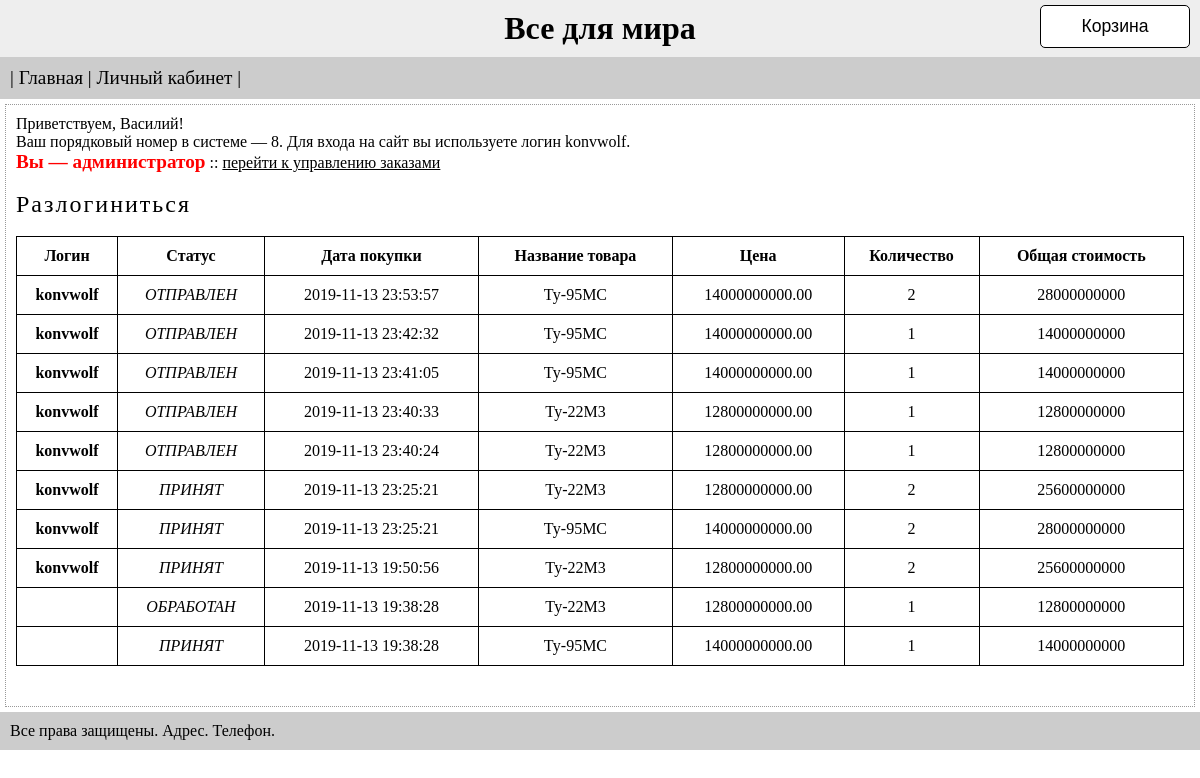
The app's page /index.php?c=users&user=konvwolf (signed in) with its own data.
### tables this page shows
CREATE TABLE `user_carts` (
  `id` int(11) NOT NULL,
  `shopping_date` timestamp NULL DEFAULT CURRENT_TIMESTAMP,
  `login` varchar(64) DEFAULT NULL,
  `prod_name` varchar(255) DEFAULT NULL,
  `prod_id` int(20) DEFAULT NULL,
  `quantity` int(10) DEFAULT NULL,
  `status` int(1) NOT NULL DEFAULT '0'
);

CREATE TABLE `products_desc` (
  `id` bigint(20) UNSIGNED NOT NULL,
  `prod_brand` varchar(255) DEFAULT NULL,
  `prod_name` varchar(255) DEFAULT NULL,
  `prod_desc` text,
  `prod_price` decimal(20,2) DEFAULT NULL,
  `prod_hurl` varchar(255) DEFAULT NULL
);

### c/C_User.php (called while the page is built, shortened)
<?php
class C_User extends C_Base
{
	function action_index() {
		if ($this->IsGet() && $_GET['user'] === $_SESSION['registered']) {
			$registered = true;
			if(isset($_SESSION['admin']) && $_SESSION['admin'] === true){
				$queryUser = DB::selectDB('SELECT id, login, name FROM '.USERS.' WHERE login = \''.$_GET['user'].'\'');
				$queryGoods = DB::selectDB('SELECT c.shopping_date, c.login, c.prod_name, c.quantity, c.prod_id, c.status, p.prod_price
												FROM '.CART.' as c
												LEFT JOIN '.PRODUCTS.' p ON c.prod_id = p.id
												ORDER BY c.shopping_date DESC, c.login
												LIMIT 10');
				$this->content = $this->Template('v/v_user.php', [
																	'registered'	=>	$registered,
																	'userName'      =>  $queryUser[0]['name'],
																	'userId'        =>  $queryUser[0]['id'],
																	'userLogin'		=> 	$queryUser[0]['login'],
																	'isAdmin'		=>	$_SESSION['admin'],
																	'boughtList'    =>  $queryGoods
																]);
			}
		} else {
			$this->content = $this->Template('v/v_register.php');
		}
	}
}

### c/C_Controller.php (called while the page is built, shortened)
<?php
abstract class C_Controller {
	public function Request($action)
	{
		$this->$action();
	}
	protected function IsGet()
	{
		return $_SERVER['REQUEST_METHOD'] == 'GET';
	}
	protected function Template($fileName, $vars = array())
	{
		include "$fileName";
		return ob_get_clean();
	}
}

### index.php (called while the page is built, shortened)
<?php
$action = 'action_';
$action .= (isset($_GET['act'])) ? $_GET['act'] : 'index';
print_r($link);
switch ($_GET['c'])
{
	case 'users':
		$controller = new C_User();
		break;
}
$controller->Request($action);

### c/DB.php (called while the page is built, shortened)
<?php
class DB {
    private static $connect;
    public static function makeConnect() {
        if(self::$connect==null) {
            $connect_str = DRIVER . ':host='. SITE . ';dbname=' . DATABASE;
            self::$connect = new PDO($connect_str, ADMIN, PASS, [PDO::ATTR_ERRMODE => PDO::ERRMODE_EXCEPTION]);
        }
        return self::$connect;
    }
    public static function DBQuery($query) {
        $result = self::$connect->prepare($query);
        $result->execute();
        return $result;
    }
    public static function selectDB($query) {
        return self::DBQuery($query)->fetchAll(PDO::FETCH_ASSOC);
    }
}

### v/v_user.php (the view)
<?php
$product_status = [
					0 => 'ПРИНЯТ',
					1 => 'ОБРАБОТАН',
					2 => 'ОТПРАВЛЕН'
				];
?>
<?php if ($registered === true): ?>
	Приветствуем, <?= $userName ?>!
	<br>
	Ваш порядковый номер в системе — <?= $userId ?>. Для входа на сайт вы используете логин <?= $userLogin ?>.
	<br>
	<?php if(!empty($isAdmin) && $isAdmin === true): ?>
		<span class="admin">Вы — администратор</span> ::
		<u><a href="index.php?c=sales">перейти к управлению заказами</a></u>
	<?php endif; ?>
	<br>
	<br>
	<a href="index.php?c=users&act=logout" class="logout">Разлогиниться</a>
	<br>
	<br>
	<?php if(!empty($boughtList[0]['prod_id'])): ?>
            <table class="shopping_list">
                <tr>
					<?php if($isAdmin): ?>
						<th>
							Логин
						</th>
						<th>
							Статус
						</th>
					<?php endif; ?>
                    <th>
                        Дата покупки
                    </th>
                    <th>
                        Название товара
                    </th>
                    <th>
                        Цена
                    </th>
                    <th>
                        Количество
                    </th>
                    <th>
                        Общая стоимость
					</th>
                </tr>
                <?php foreach($boughtList as $goods): ?>
                    <tr>
						<?php if($isAdmin): ?>
							<td>
								<b><?= $goods['login'] ?></b>
							</td>
							<td>
								<i><?= $product_status[$goods['status']] ?></i>
							</td>
						<?php endif; ?>
                        <td>
                            <?= $goods['shopping_date'] ?>
                        </td>
                        <td>
                            <?= $goods['prod_name'] ?>
                        </td>
                        <td>
							<?= $goods['prod_price'] ?>
                        </td>
                        <td>
							<?= $goods['quantity'] ?>
                        </td>
                        <td>
							<?= $goods['prod_price'] * $goods['quantity'] ?>
						</td>
                    </tr>
				<?php endforeach; ?>
            </table>
	<?php endif; ?>
<?php else: ?>
	<?= 'Залогиньтесь или зарегистрируйтесь' ?>
<?php endif; ?>

### v/style.css (style rules this page uses)
* { margin: 0; padding: 0; }
body { font-family: Georgia; font-size: 1em; margin: 0; }
a { color: #00f; }
a { text-decoration: none; color: black; transition: .5s; }
.logout { font-size: 1.5em; letter-spacing: 2px; }
.shopping_list { width: 100%; border: 1px solid black; border-collapse: collapse; margin-bottom: 30px; }
.shopping_list td, .shopping_list th { text-align: center; border: 1px solid black; padding: 10px 0; }
.admin { color: red; font-size: 1.2em; font-weight: 800; }

### records on screen
user_carts: login "konvwolf", status "ОТПРАВЛЕН", shopping_date "2019-11-13 23:53:57", prod_name "Ту-95МС", products_desc.prod_price "14000000000.00", quantity "2", $goods['prod_price']*$goods['quantity'] "28000000000"
user_carts: login "konvwolf", status "ОТПРАВЛЕН", shopping_date "2019-11-13 23:42:32", prod_name "Ту-95МС", products_desc.prod_price "14000000000.00", quantity "1", $goods['prod_price']*$goods['quantity'] "14000000000"
user_carts: login "konvwolf", status "ОТПРАВЛЕН", shopping_date "2019-11-13 23:41:05", prod_name "Ту-95МС", products_desc.prod_price "14000000000.00", quantity "1", $goods['prod_price']*$goods['quantity'] "14000000000"
user_carts: login "konvwolf", status "ОТПРАВЛЕН", shopping_date "2019-11-13 23:40:33", prod_name "Ту-22М3", products_desc.prod_price "12800000000.00", quantity "1", $goods['prod_price']*$goods['quantity'] "12800000000"
user_carts: login "konvwolf", status "ОТПРАВЛЕН", shopping_date "2019-11-13 23:40:24", prod_name "Ту-22М3", products_desc.prod_price "12800000000.00", quantity "1", $goods['prod_price']*$goods['quantity'] "12800000000"
user_carts: login "konvwolf", status "ПРИНЯТ", shopping_date "2019-11-13 23:25:21", prod_name "Ту-22М3", products_desc.prod_price "12800000000.00", quantity "2", $goods['prod_price']*$goods['quantity'] "25600000000"
user_carts: login "konvwolf", status "ПРИНЯТ", shopping_date "2019-11-13 23:25:21", prod_name "Ту-95МС", products_desc.prod_price "14000000000.00", quantity "2", $goods['prod_price']*$goods['quantity'] "28000000000"
user_carts: login "konvwolf", status "ПРИНЯТ", shopping_date "2019-11-13 19:50:56", prod_name "Ту-22М3", products_desc.prod_price "12800000000.00", quantity "2", $goods['prod_price']*$goods['quantity'] "25600000000"
user_carts: status "ОБРАБОТАН", shopping_date "2019-11-13 19:38:28", prod_name "Ту-22М3", products_desc.prod_price "12800000000.00", quantity "1", $goods['prod_price']*$goods['quantity'] "12800000000"
user_carts: status "ПРИНЯТ", shopping_date "2019-11-13 19:38:28", prod_name "Ту-95МС", products_desc.prod_price "14000000000.00", quantity "1", $goods['prod_price']*$goods['quantity'] "14000000000"

### other values on screen
$title "Все для мира"
$userName "Василий"
$userId "8"
$userLogin "konvwolf"
